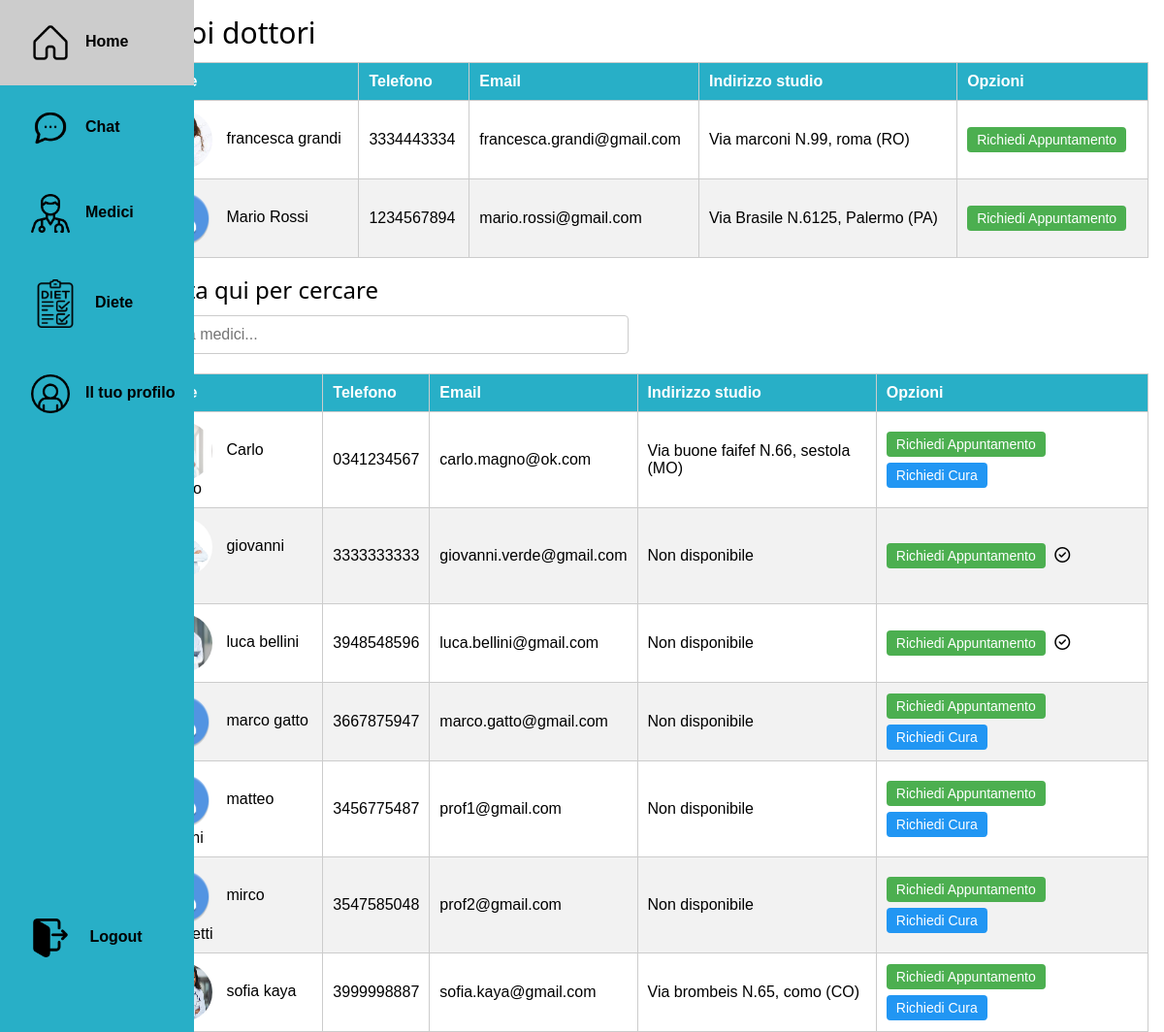
Page /ricerca_medici/ (signed in) on the earlier database version.
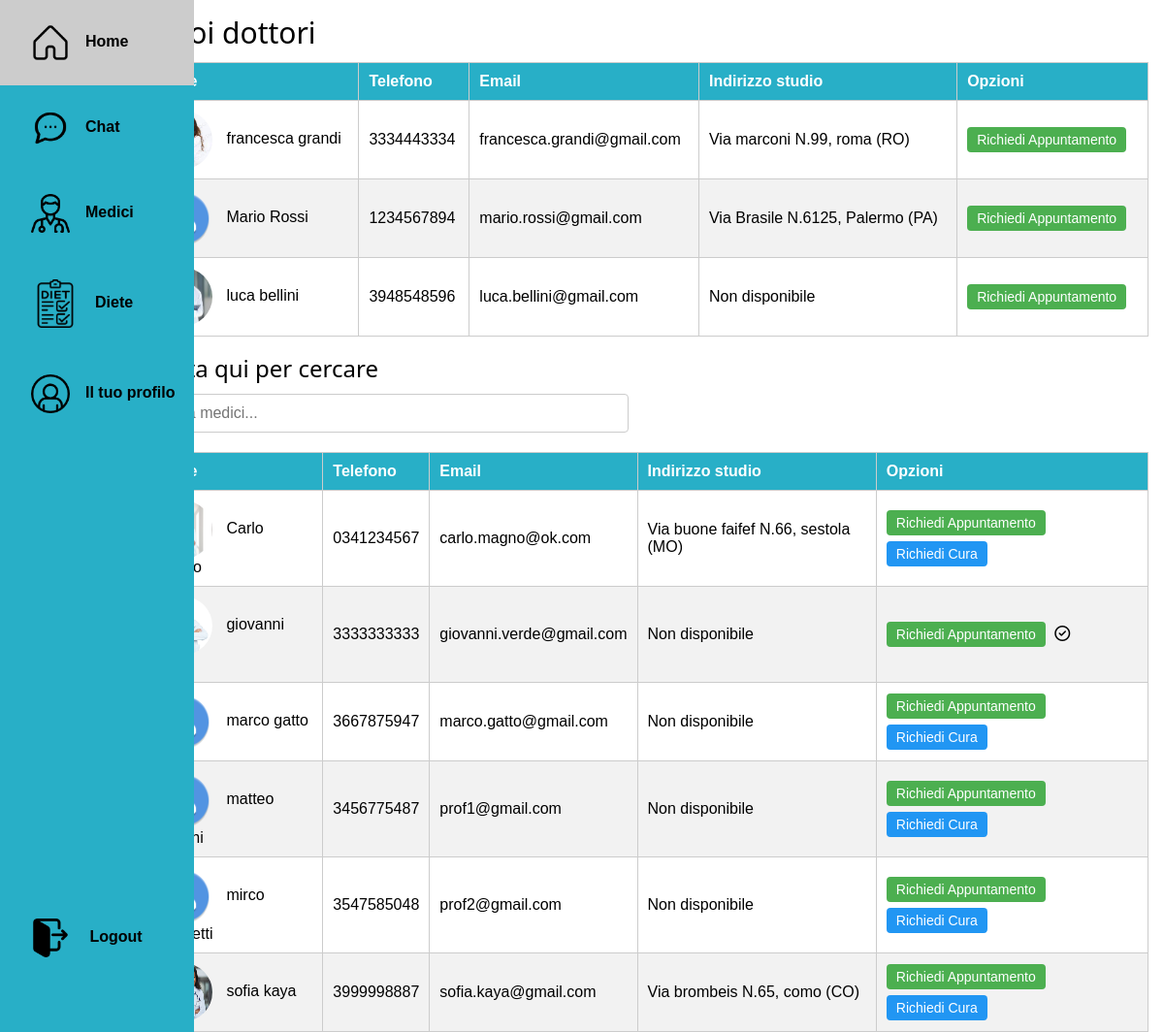
Same page on the later database version.
### myapp/models.py (models this page shows, shortened)
class Cura(models.Model):
    idDottore = models.ForeignKey(Utente, related_name='cure_dottore', null=True, on_delete=models.CASCADE)
    idPaziente = models.ForeignKey(Utente, related_name='cure_paziente', null=True, on_delete=models.CASCADE)
    statoRichiesta=models.IntegerField(default=-1)

class Utente(AbstractUser):
    cf = models.CharField(max_length=16, blank=True)
    nome = models.CharField(max_length=30, blank=True)
    cognome = models.CharField(max_length=30, blank=True)
    provincia = models.CharField(max_length=2, blank=True)
    telefono = models.CharField(max_length=10)
    email = models.EmailField(max_length=100, blank=True)
    genere = models.CharField(max_length=1, choices=[('M', 'Maschio'), ('F', 'Femmina')])
    data_nascita = models.DateField()
    foto_profilo = models.ImageField(upload_to='images/', default='images/avatar-default.png')
    tipo_utente = models.BooleanField(default=False)  # tipo = 1 => dottore, tipo = 0 => paziente
    objects = CustomUserManager()

class Studio(models.Model):
    medico = models.OneToOneField(Utente, on_delete=models.CASCADE, limit_choices_to={'tipo_utente': True})
    via = models.CharField(max_length=50,blank=True)
    civico = models.IntegerField(blank=True)
    citta = models.CharField(max_length=30,blank=True)
    provincia = models.CharField(max_length=2,blank=True)

### myapp/views.py (the view)
    def _wrapped_view(request, *args, **kwargs):
        if not request.user.tipo_utente:  # Assumendo che `tipo_utente` sia False per i pazienti
            return view_func(request, *args, **kwargs)
        else:
            raise PermissionDenied

### myapp/views.py (called while the page is built)
def patient_required(view_func):
    def _wrapped_view(request, *args, **kwargs):
        if not request.user.tipo_utente:  # Assumendo che `tipo_utente` sia False per i pazienti
            return view_func(request, *args, **kwargs)
        else:
            raise PermissionDenied
    return _wrapped_view

@login_required(login_url='login')
@patient_required
def ricerca(request):
    paziente = request.user
    richieste_paziente = Cura.objects.filter(idPaziente=paziente, statoRichiesta=2).values_list('idDottore_id', flat=True)
    medici_curanti = Cura.objects.filter(idPaziente=paziente, statoRichiesta=1).select_related('idDottore')
    dottori_medici_curanti = medici_curanti.values_list('idDottore_id', flat=True)
    doctors = Utente.objects.filter(tipo_utente=True).exclude(id__in=dottori_medici_curanti).select_related('studio').order_by('nome', 'cognome')
    context={
        'doctors': doctors,
        'richieste_dottori': richieste_paziente,
        'medici_curanti': medici_curanti
    }
    return render(request, 'ricerca_medici.html', context)

### myapp/templates/ricerca_medici.html (shortened to what this page needs)
{% extends 'base.html' %}
{% load static %}
{% block content %}
{% load static %}
<link rel="stylesheet" href="{% static 'css/doctors.css' %}">
<div class="current-doctors-container w3-margin-left w3-margin-right">
    <h2>I tuoi dottori</h2>
    {% if medici_curanti %}
    <table class="results-table table table-striped">
        <thead>
            <tr>
                <th>Nome</th>
                <th>Telefono</th>
                <th>Email</th>
                <th>Indirizzo studio</th>
                <th>Opzioni</th>
            </tr>
        </thead>
        <tbody id="currentDoctorsBody">
            {% for cura in medici_curanti %}
            <tr>
                <td>
                    {{ cura.idDottore.nome}} {{ cura.idDottore.cognome }}
                </td>
                <td>{{ cura.idDottore.telefono }}</td>
                <td>{{ cura.idDottore.email }}</td>
                <td>
                    {% if cura.idDottore.studio %}
                    Via {{ cura.idDottore.studio.via }} N.{{ cura.idDottore.studio.civico }},
                    {{cura.idDottore.studio.citta }} ({{ cura.idDottore.studio.provincia }})
                    {%else%}
                    Non disponibile
                    {% endif %}
                </td>
                <td class="action-buttons"><button class="appointment-button"
                        onclick="openAppointmentModal('{{ cura.idDottore.id }}')">Richiedi Appuntamento</button></td>
            </tr>
            {% endfor %}
        </tbody>
    </table>
    {%else%}
   <p>Non hai alcun medico che ti segue.</p>
    {%endif%}
</div>
<div class="search-container w3-margin-left">
    <h3>Digita qui per cercare</h3>
    <input type="text" id="searchInput" placeholder="Cerca medici..." onkeyup="searchDoctors()" style="width:500px">
</div>
<div class="results-container w3-margin-left  w3-margin-right">
    <table class="results-table table table-striped">
        <thead>
            <tr>
                <th>Nome</th>
                <th>Telefono</th>
                <th>Email</th>
                <th>Indirizzo studio</th>
                <th>Opzioni</th>
            </tr>
        </thead>
        <tbody id="resultsBody">
            {% for doctor in doctors %}
            <tr>
                <td>
                    {{ doctor.nome }} {{ doctor.cognome }}
                </td>
                <td>{{ doctor.telefono }}</td>
                <td>{{ doctor.email }}</td>
                <td>
                    {% if doctor.studio %}
                    Via {{ doctor.studio.via }} N.{{ doctor.studio.civico }}, {{ doctor.studio.citta }}
                    ({{doctor.studio.provincia }})
                    {%else%}
                    Non disponibile
                    {% endif %}
                </td>
                <td class="action-buttons">
                    <button class="appointment-button" onclick="openAppointmentModal('{{ doctor.id }}')">Richiedi
                        Appuntamento</button>
                    <form method="post" action="{% url 'richiesta_cura' doctor.id %}" style="display:inline;">
                        {% if doctor.id in richieste_dottori %}
                        <i class="far fa-check-circle"> </i>
                        {% else %}
                        <button type="submit" class="treatment-button" style="margin-top: 2%;">Richiedi Cura</button>
                        {% endif %}
                    </form>
                </td>
            </tr>
            {% endfor %}
        </tbody>
    </table>
</div>
{%endblock %}

Differences in the rows shown:
no longer on this page (row edited): Utente: nome "luca", cognome "bellini", telefono "3948548596", email "luca.bellini@gmail.com", shows "Non disponibile"
now on this page (row edited): Cura: idDottore.nome "luca", idDottore.cognome "bellini", idDottore.telefono "3948548596", idDottore.email "luca.bellini@gmail.com", shows "Non disponibile"
